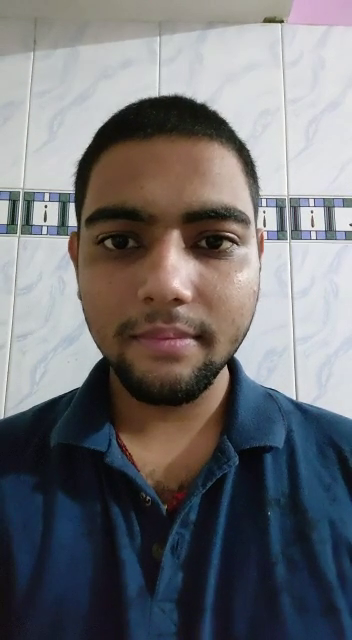
#> input picture frame 13 of video2.mp4, 352 x 640 px, given in place of video1.mp4, which was not available
$ python collect_training_data.py
#> lines starting #> are read from the running program, lines starting #| are printed output that depends on the picture; after the words box and inside, x2 and y2 are one past the last pixel; in counts of white or black regions, pixels touching at a corner belong together; pictures that were not available may be replaced by others from this repository, and a replacement may not be noted
#> further down, img is the input picture: shape (640, 352, 3); mean B, G, R 115.8, 112.6, 112.5
import cv2

# Method to generate dataset to recognize a person
def generate_dataset(img, id, img_id):
    # write image in data dir
    cv2.imwrite("data/"+str(con)+"/."+str(id)+"."+str(img_id)+".jpg", img)

# Method to draw boundary around the detected feature
def draw_boundary(img, classifier, scaleFactor, minNeighbors, color, text):
    # Converting image to gray-scale
#> called with scaleFactor = 1.1, minNeighbors = 10, color = (255, 0, 0), text = 'Face'
    gray_img = cv2.cvtColor(img, cv2.COLOR_BGR2GRAY)
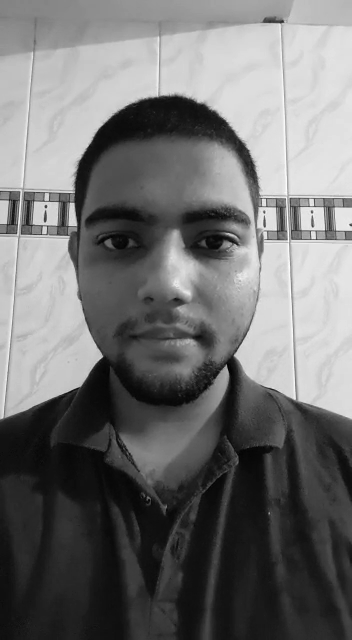
#> gray_img: shape (640, 352); min 2, max 255, mean 112.9
    #cv2.imshow("hi",gray_img)
    # detecting features in gray-scale image, returns coordinates, width and height of features
    features = classifier.detectMultiScale(gray_img, scaleFactor, minNeighbors)
#> features = [[46, 141, 249, 249]]
    coords = []
    print(features)
#| [[ 46 141 249 249]]

    # drawing rectangle around the feature and labeling it
    for (x, y, w, h) in features:
        cv2.rectangle(img, (x,y), (x+w, y+h), color, 2)
        cv2.putText(img, text, (x, y-4), cv2.FONT_HERSHEY_SIMPLEX, 0.8, color, 1, cv2.LINE_AA)
        coords = [x, y, w, h]
#> this loop made 1 pass
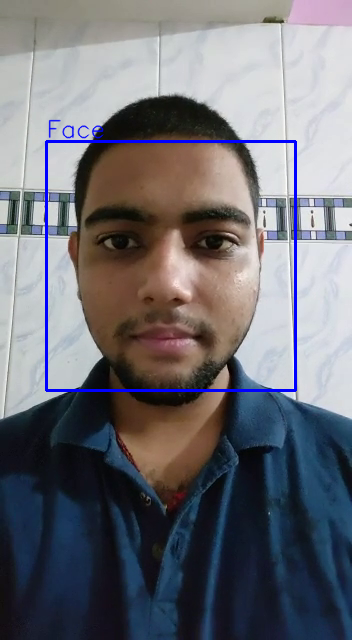
#> img: shape (640, 352, 3); 1.5% of pixels changed, all inside (x1, y1, x2, y2) = (45, 119, 297, 392)

    print(coords)
#| [46, 141, 249, 249]
    return coords

# Method to detect the features
def detect(img, faceCascade, img_id):
    color = {"blue":(255,0,0), "red":(0,0,255), "green":(0,255,0), "white":(255,255,255)}
    coords = draw_boundary(img, faceCascade, 1.1, 10, color['blue'], "Face")
#> coords = [46, 141, 249, 249]
    # If feature is detected, the draw_boundary method will return the x,y coordinates and width and height of rectangle else the length of coords will be 0
    if len(coords)==4:
        # Updating region of interest by cropping image
        roi_img = img[coords[1]:coords[1]+coords[3], coords[0]:coords[0]+coords[2]]
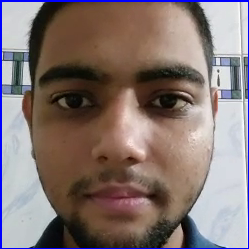
#> roi_img: shape (249, 249, 3); mean B, G, R 115, 117.9, 132.8
        # Assign unique id to each user
        user_id = 1
        # img_id to make the name of each image unique
        generate_dataset(roi_img, user_id, img_id)

    return img


# Loading classifiers
faceCascade = cv2.CascadeClassifier('haarcascade_frontalface_default.xml')


# Capturing real time video stream. 0 for built-in web-cams, 0 or -1 for external web-cams
video_capture = cv2.VideoCapture('video.mp4')

# Initialize img_id with 0
img_id = 0
con=1
con2=1
while True:
    video_capture = cv2.VideoCapture('video'+str(con2)+'.mp4')
    #print("Collected ", img_id," images")
    # Reading image from video stream
    _, img = video_capture.read()
    # Call method we defined above
    img = detect(img, faceCascade, img_id)
    # Writing processed image in a new window
    #cv2.imshow("face detection", img)
    print(img)
#> (printed output is left out)
    print(img.shape)
#| (640, 352, 3)
    img_id += 1
    if img_id % 10 == 0:
      con+=1
      con2+=1
      if con2==4:
        break

    elif img_id % 30 == 0:
      break

# releasing web-cam
video_capture.release()
# Destroying output window
cv2.destroyAllWindows()

$ run again, starting later in the video
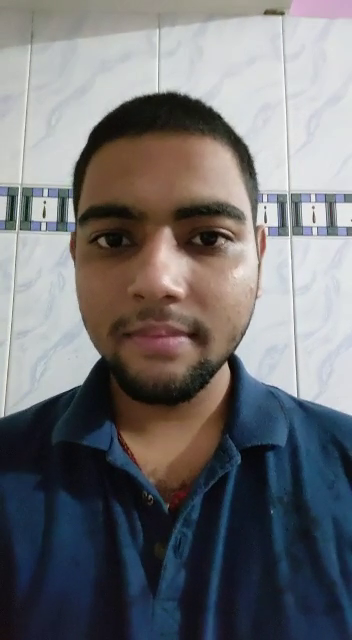
#> input picture frame 60 of video2.mp4, 352 x 640 px, given in place of video1.mp4, which was not available
#> img is the input picture: shape (640, 352, 3); mean B, G, R 116.1, 113.4, 113.6
#> features = [[39, 139, 248, 248]]
#| [[ 39 139 248 248]]
#> the loop in draw_boundary, `for (x, y, w, h) in features:` made 1 pass
#> after the loop in draw_boundary, `for (x, y, w, h) in features:`:
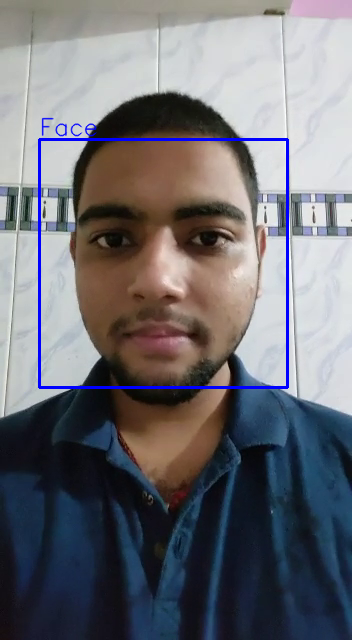
#> img: shape (640, 352, 3); 1.5% of pixels changed, all inside (x1, y1, x2, y2) = (38, 117, 289, 389)
#| [39, 139, 248, 248]
#> in detect, `coords = draw_boundary(img, faceCascade, 1.1, 10, color['blue'], "Face")`: coords = [39, 139, 248, 248]
#> in detect, `roi_img = img[coords[1]:coords[1]+coords[3], coords[0]:coords[0]+coord..`:
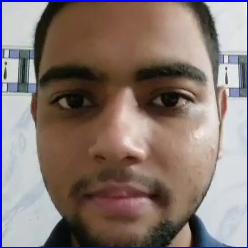
#> roi_img: shape (248, 248, 3); mean B, G, R 115.6, 119.3, 134.9
#> (printed output is left out)
#| (640, 352, 3)

$ run again, starting later in the video
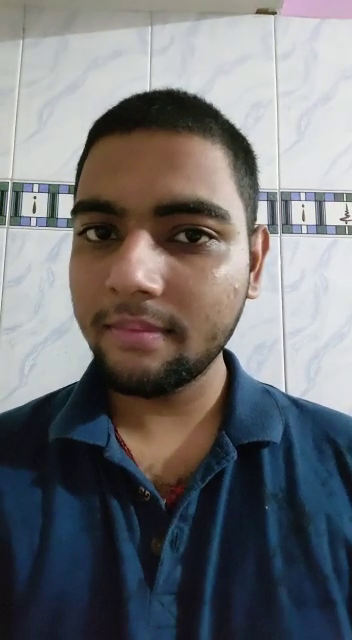
#> input picture frame 108 of video2.mp4, 352 x 640 px, given in place of video1.mp4, which was not available
#> img is the input picture: shape (640, 352, 3); mean B, G, R 116.5, 113.8, 113.3
#> features = [[27, 141, 242, 242]]
#| [[ 27 141 242 242]]
#> the loop in draw_boundary, `for (x, y, w, h) in features:` made 1 pass
#> after the loop in draw_boundary, `for (x, y, w, h) in features:`:
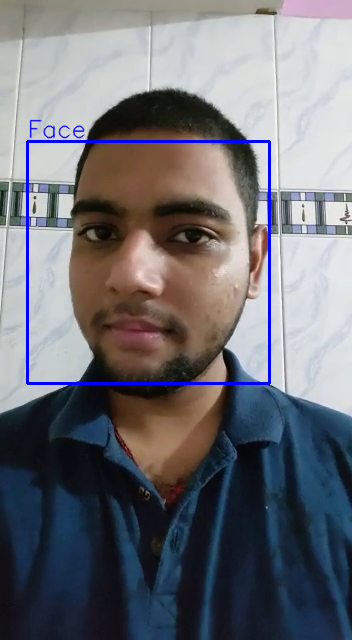
#> img: shape (640, 352, 3); 1.46% of pixels changed, all inside (x1, y1, x2, y2) = (26, 119, 271, 385)
#| [27, 141, 242, 242]
#> in detect, `coords = draw_boundary(img, faceCascade, 1.1, 10, color['blue'], "Face")`: coords = [27, 141, 242, 242]
#> in detect, `roi_img = img[coords[1]:coords[1]+coords[3], coords[0]:coords[0]+coord..`:
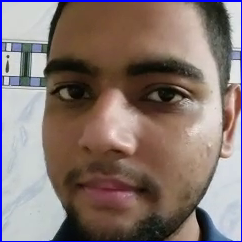
#> roi_img: shape (242, 242, 3); mean B, G, R 112.8, 116.9, 132.6
#> (printed output is left out)
#| (640, 352, 3)
